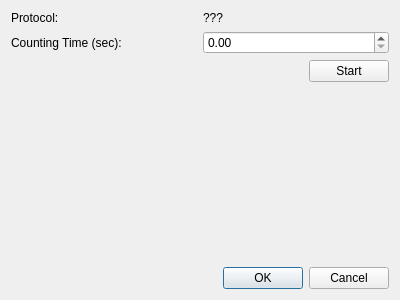
<?xml version="1.0" encoding="UTF-8"?>
<ui version="4.0">
 <class>ProtocolDialog</class>
 <widget class="QDialog" name="ProtocolDialog">
  <property name="geometry">
   <rect>
    <x>0</x>
    <y>0</y>
    <width>400</width>
    <height>300</height>
   </rect>
  </property>
  <property name="windowTitle">
   <string>Dialog</string>
  </property>
  <layout class="QGridLayout" name="gridLayout">
   <item row="1" column="0">
    <layout class="QHBoxLayout" name="horizontalLayout_2">
     <item>
      <widget class="QLabel" name="label_2">
       <property name="text">
        <string>Counting Time (sec):</string>
       </property>
      </widget>
     </item>
     <item>
      <widget class="QDoubleSpinBox" name="protocolTimeSpinBox"/>
     </item>
    </layout>
   </item>
   <item row="0" column="0">
    <layout class="QHBoxLayout" name="horizontalLayout">
     <item>
      <widget class="QLabel" name="label">
       <property name="text">
        <string>Protocol:</string>
       </property>
      </widget>
     </item>
     <item>
      <widget class="QLabel" name="protocolLabel">
       <property name="text">
        <string>???</string>
       </property>
      </widget>
     </item>
    </layout>
   </item>
   <item row="3" column="0">
    <spacer name="verticalSpacer">
     <property name="orientation">
      <enum>Qt::Vertical</enum>
     </property>
     <property name="sizeHint" stdset="0">
      <size>
       <width>20</width>
       <height>40</height>
      </size>
     </property>
    </spacer>
   </item>
   <item row="4" column="0">
    <widget class="QDialogButtonBox" name="buttonBox">
     <property name="orientation">
      <enum>Qt::Horizontal</enum>
     </property>
     <property name="standardButtons">
      <set>QDialogButtonBox::Cancel|QDialogButtonBox::Ok</set>
     </property>
    </widget>
   </item>
   <item row="2" column="0">
    <layout class="QHBoxLayout" name="horizontalLayout_3">
     <item>
      <spacer name="horizontalSpacer">
       <property name="orientation">
        <enum>Qt::Horizontal</enum>
       </property>
       <property name="sizeHint" stdset="0">
        <size>
         <width>40</width>
         <height>20</height>
        </size>
       </property>
      </spacer>
     </item>
     <item>
      <widget class="QPushButton" name="pushButton">
       <property name="text">
        <string>Start</string>
       </property>
      </widget>
     </item>
    </layout>
   </item>
  </layout>
 </widget>
 <resources/>
 <connections>
  <connection>
   <sender>buttonBox</sender>
   <signal>accepted()</signal>
   <receiver>ProtocolDialog</receiver>
   <slot>accept()</slot>
   <hints>
    <hint type="sourcelabel">
     <x>248</x>
     <y>254</y>
    </hint>
    <hint type="destinationlabel">
     <x>157</x>
     <y>274</y>
    </hint>
   </hints>
  </connection>
  <connection>
   <sender>buttonBox</sender>
   <signal>rejected()</signal>
   <receiver>ProtocolDialog</receiver>
   <slot>reject()</slot>
   <hints>
    <hint type="sourcelabel">
     <x>316</x>
     <y>260</y>
    </hint>
    <hint type="destinationlabel">
     <x>286</x>
     <y>274</y>
    </hint>
   </hints>
  </connection>
 </connections>
</ui>
